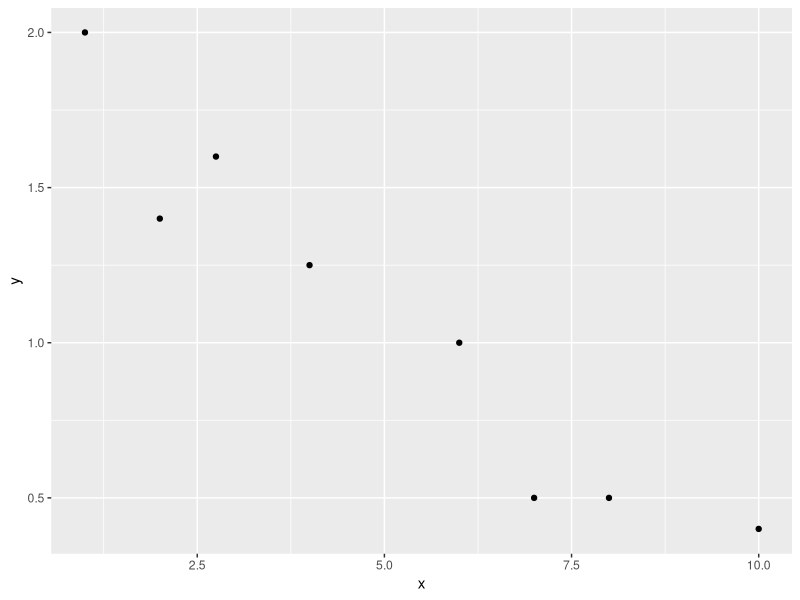
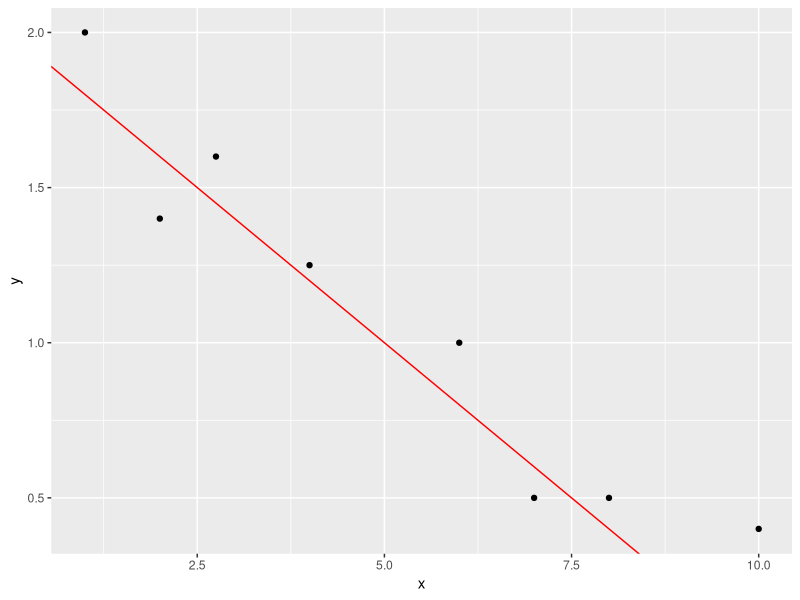
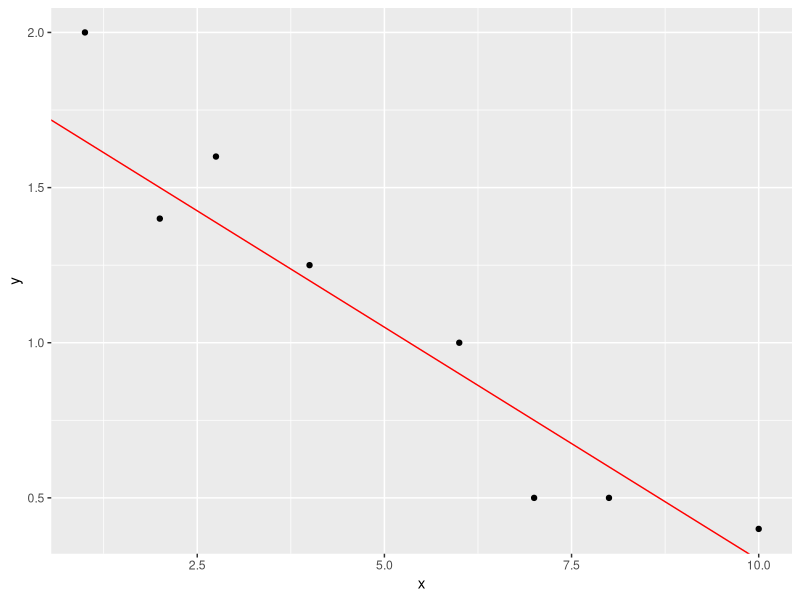

Source code (R) for these figures, in order:
## ---- chunk 1
#| warning: false
#| label: fig-2_1
#| fig-cap: Scatterplot of the data in @tbl-table2_1
library(tidyverse)
x = c(1, 2, 2.75, 4, 6, 7, 8, 10)
y = c(2, 1.4, 1.6, 1.25, 1, 0.5, 0.5, 0.4)
dat = tibble(x, y)

dat |> 
  ggplot(aes(x = x, y = y)) + 
  geom_point()

## ---- chunk 2
#| warning: false
#| label: fig-2_2
#| fig-cap: Scatterplot of data in @tbl-table2_1 with the red line representing the line in @eq-02_01 
dat |> 
  ggplot(aes(x = x, y = y)) + 
  geom_point() +
  geom_abline(intercept = 2, slope = -0.2, color = "red")

## ---- chunk 3
#| warning: false
#| label: fig-2_3
#| fig-cap: Scatterplot of data in @tbl-table2_1 with the red line representing the line in @eq-02_02 
dat |> 
  ggplot(aes(x = x, y = y)) + 
  geom_point() +
  geom_abline(intercept = 1.8, slope = -0.15, color = "red")
